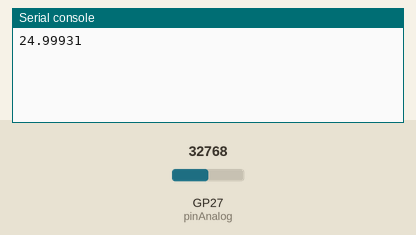
Simulated run of this program. Board: Raspberry Pi Pico running MicroPython. On the bench: the last lines printed to the serial console. The test bench sets the inputs (shaded band); at power-on: GP27 (pinAnalog) = 32768 (analog values on the 0–65535 scale).

Above: at 1.2 s.
1.3 s: GP27 (pinAnalog) set to 45874
At 3.1 s:
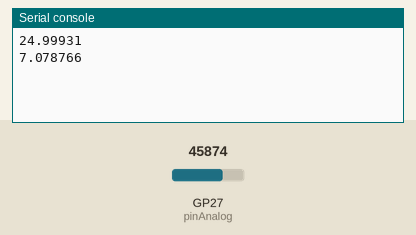
4.0 s: GP27 (pinAnalog) set to 57670
At 4.6 s:
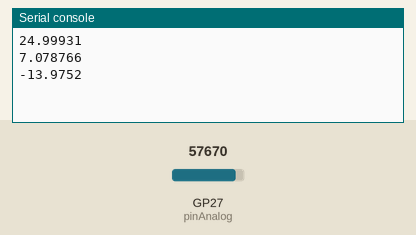
Timing chart, 0 to 7.0 s (numbered marks = the images above; inputs shaded):
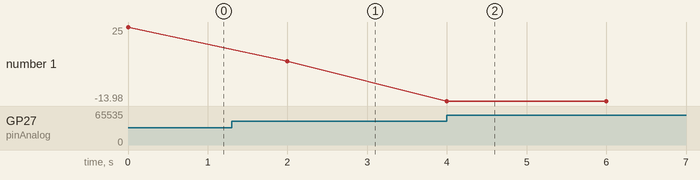

Measured:
- after the input at 1.3 s, the serial console: prints a new line after 0.70 s (image 1)
- after the input at 4.0 s, the serial console: prints a new line at once (image 2)
- plotted number 1: 25 → 7.08 after the input at 1.3 s, 7.08 → -13.98 after the input at 4.0 s

The program:

buch-rpi-pico-kap5-ntc.py
```python
# Pico - Temperaturmessung mit NTC
# Datei: buch-rpi-pico-kap5-ntc.py

#Bibliotheken
import machine
import utime

# Variablen/Objekte
pinAnalog = machine.ADC(27)
Wid25Grad= 10000
WidOhm= 10000
Temp = 0

# Funktionen
def steinhart_temperatur_C(r, Ro=Wid25Grad, To=25.0, beta=3950.0):
    import math
    steinhart = math.log(r / Ro) / beta      # log(R/Ro) / beta
    steinhart += 1.0 / (To + 273.15)         # log(R/Ro) / beta + 1/To
    steinhart = (1.0 / steinhart) - 273.15   # Invert, convert to C
    return steinhart


# Hauptprogramm
while True:
    thermistor = pinAnalog.read_u16()
    R = WidOhm / (65535/thermistor -1 )
    Temp=steinhart_temperatur_C(R)
    print(Temp)
    utime.sleep(2)
```
